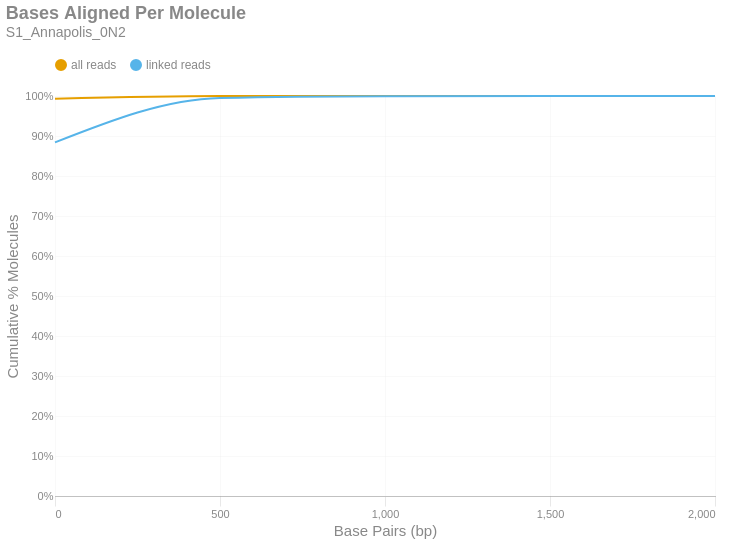

The cell this chart's notebook holds for it:
### Markdown cell above
### Bases Aligned Per Molecule
This is a cumulative frequency distribution showing the number of base pairs aligned per unique molecule. These data are shown in 500 bp bins. There are two distributions: one with `all reads` (yellow) and another with only `linked reads` (blue). The percent of molecules in the `linked reads` distribution is relative to the total number of linked molecules.

### Code cell
if SKIPLR:
    print_html(f"Skipped")
else:
    binned_df = consolidated_hist(valids['aligned_bp'], mask, 500, True)
    with SafeRender(binned_df):
        (
            density_plot(binned_df, 'Bases Aligned Per Molecule', samplename, 'basesper')
            .encode(
                x=alt.X('bin:Q', title="Base Pairs (bp)").axis(tickMinStep=500).scale(padding=0),
                y=alt.Y('value:Q', title='Cumulative % Molecules')
                    .axis(format='%')
                    .scale(domain = [0,1])
                    .stack(False),
                color=alt.Color("key:N").scale(domain = ["all reads", "linked reads"]),
                tooltip = [
                    alt.Tooltip("key:N", title = "Data Type"),
                    alt.Tooltip("range_label:N", title="Bases Aligned Per Molecule"),
                    alt.Tooltip("value:Q", format = ".2%", title="% Molecules (Cum.)")
                ]
            )
        ).display()

### Figure 1 — Vega-Lite specification as saved in the notebook (floating-point values rounded to 4 significant figures)
{"width": "container", "height": 400, "config": {"title": {"anchor": "start", "dy": -15, "fontSize": 18, "color": "#888888", "subtitleColor": "#888888", "subtitleFontSize": 14}, "arc": {"fill": "#0072B2"}, "axis": {"domainColor": "#888888", "domainWidth": 0.5, "gridWidth": 0.2, "grid": false, "titleFontWeight": 400, "titleFontSize": 15, "labelFontSize": 11, "labelColor": "#888888", "tickColor": "#888888", "tickWidth": 0.2, "titleColor": "#888888"}, "axisBand": {"grid": false}, "axisX": {"grid": true, "tickSize": 10, "domainCap": "round"}, "axisY": {"domain": false, "grid": true, "tickSize": 0, "domainCap": "round"}, "background": "transparent", "header": {"labelFontSize": 15, "labelColor": "#888888", "titleFontSize": 15, "titleFontWeight": 600, "titleColor": "#888888"}, "legend": {"labelFont": "sans-serif", "labelFontSize": 12, "labelColor": "#888888", "symbolSize": 100, "symbolType": "circle", "titleFontSize": 12, "titlePadding": 10, "titleColor": "#888888", "title": null, "orient": "top"}, "range": {"category": ["#E69F00", "#56B4E9", "#009E73", "#F0E442", "#0072B2", "#D55E00", "#CC79A7", "#000000"], "diverging": ["#cfe8f3", "#a2d4ec", "#73bfe2", "#46abdb", "#1696d2", "#12719e"]}, "area": {"fill": "#0072B2", "fillOpacity": 0.7, "line": true, "strokeOpacity": 0.7}, "line": {"color": "#0072B2", "stroke": "#0072B2", "strokeWidth": 2}, "trail": {"color": "#0072B2", "stroke": "#0072B2", "strokeWidth": 0, "size": 1}, "point": {"filled": true, "fillOpacity": 1.0, "size": 95}, "text": {"color": "#888888", "fontSize": 11, "align": "right", "fontWeight": 400, "size": 11}, "bar": {"fill": "#0072B2", "stroke": null}, "view": {"stroke": null, "continuousWidth": 660, "continuousHeight": 400}}, "data": {"name": "data-ddf1929efc0ba683b6d59084ff8fe80b"}, "mark": {"type": "line", "interpolate": "monotone", "point": {"opacity": 0, "size": 275}}, "encoding": {"color": {"field": "key", "scale": {"domain": ["all reads", "linked reads"]}, "type": "nominal"}, "tooltip": [{"field": "key", "title": "Data Type", "type": "nominal"}, {"field": "range_label", "title": "Bases Aligned Per Molecule", "type": "nominal"}, {"field": "value", "format": ".2%", "title": "% Molecules (Cum.)", "type": "quantitative"}], "x": {"axis": {"tickMinStep": 500}, "field": "bin", "scale": {"padding": 0}, "title": "Base Pairs (bp)", "type": "quantitative"}, "y": {"axis": {"format": "%"}, "field": "value", "scale": {"domain": [0, 1]}, "stack": false, "title": "Cumulative % Molecules", "type": "quantitative"}}, "params": [{"name": "param_c36ac31b6afebe62", "select": {"type": "point", "fields": ["key"]}, "bind": "legend"}], "title": {"text": "Bases Aligned Per Molecule", "subtitle": "S1_Annapolis_0N2"}, "transform": [{"fold": ["all reads (cumsum)", "linked reads (cumsum)"]}, {"calculate": "replace(datum.key, ' (cumsum)', '')", "as": "key"}, {"filter": {"param": "param_c36ac31b6afebe62"}}], "usermeta": {"embedOptions": {"downloadFileName": "S1_Annapolis_0N2.basesper"}}, "$schema": "https://vega.github.io/schema/vega-lite/v6.1.0.json", "datasets": {"data-ddf1929efc0ba683b6d59084ff8fe80b": [{"bin": "0.0", "interval": "0.0-500.0", "all reads": 0.9933, "linked reads": 0.8839, "all reads (cumsum)": 0.9933, "linked reads (cumsum)": 0.8839, "range_label": "0-499"}, {"bin": "500.0", "interval": "500.0-1000.0", "all reads": 0.006384, "linked reads": 0.1111, "all reads (cumsum)": 0.9997, "linked reads (cumsum)": 0.995, "range_label": "500-999"}, {"bin": "1000.0", "interval": "1000.0-1500.0", "all reads": 0.0002509, "linked reads": 0.004438, "all reads (cumsum)": 1.0, "linked reads (cumsum)": 0.9995, "range_label": "1000-1499"}, {"bin": "1500.0", "interval": "1500.0-2000.0", "all reads": 2.649e-05, "linked reads": 0.0004709, "all reads (cumsum)": 1.0, "linked reads (cumsum)": 0.9999, "range_label": "1500-1999"}, {"bin": "2000.0", "interval": "2000.0-2500.0", "all reads": 3.045e-06, "linked reads": 5.413e-05, "all reads (cumsum)": 1.0, "linked reads (cumsum)": 1.0, "range_label": "2000-2499"}]}}
